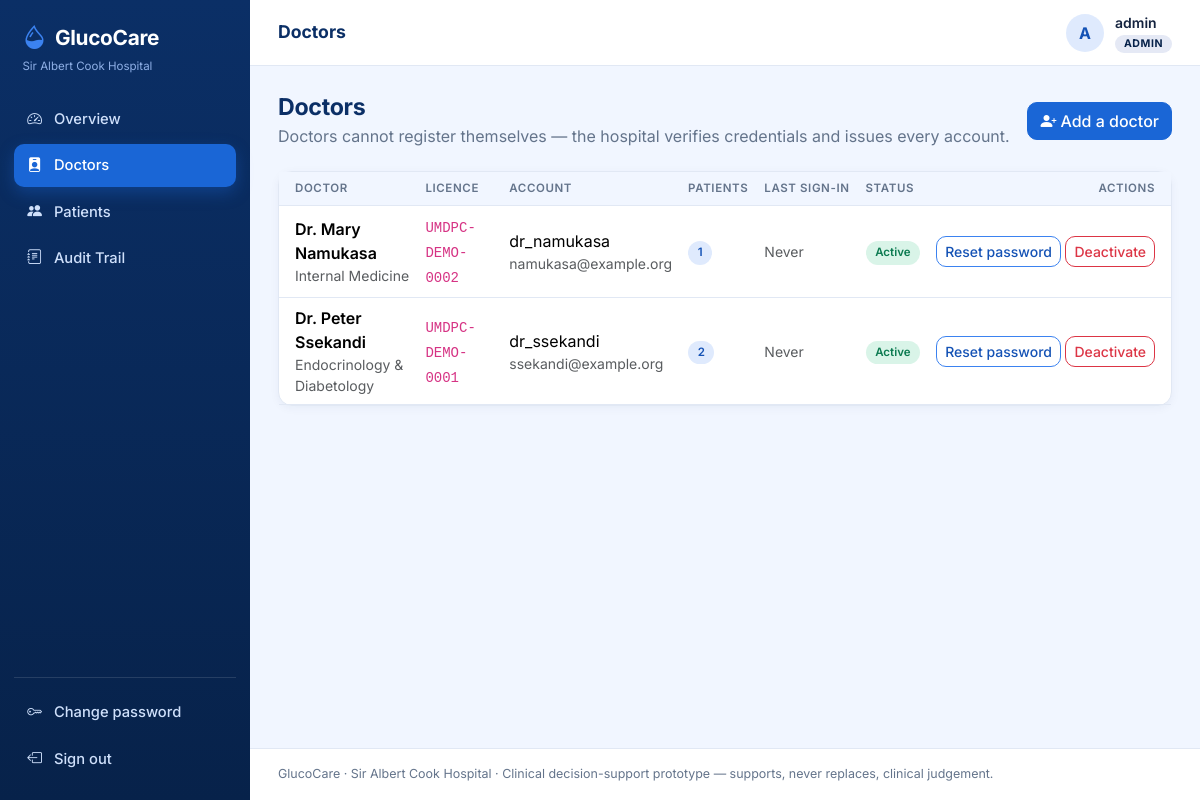
Screenshot of /admin/manage_clinicians.php (signed in) with the database file from the repository.
### tables this page shows
CREATE TABLE IF NOT EXISTS `clinicians` (
    `clinician_id` INT AUTO_INCREMENT PRIMARY KEY,
    `user_id` INT NOT NULL UNIQUE,
    `full_name` VARCHAR(100) NOT NULL,
    `specialization` VARCHAR(100) NOT NULL,
    `license_no` VARCHAR(50) NOT NULL UNIQUE,
    CONSTRAINT `fk_clinicians_user` FOREIGN KEY (`user_id`) REFERENCES `users`(`user_id`) ON DELETE CASCADE
);

CREATE TABLE IF NOT EXISTS `users` (
    `user_id` INT AUTO_INCREMENT PRIMARY KEY,
    `username` VARCHAR(50) NOT NULL UNIQUE,
    `password_hash` VARCHAR(255) NOT NULL,
    `role` ENUM('patient','clinician','admin') NOT NULL,
    `email` VARCHAR(100) NOT NULL UNIQUE,
    `is_active` TINYINT(1) NOT NULL DEFAULT 1,
    `must_change_password` TINYINT(1) NOT NULL DEFAULT 0,
    `last_login_at` TIMESTAMP NULL DEFAULT NULL,
    `created_at` TIMESTAMP DEFAULT CURRENT_TIMESTAMP
);

### includes/functions.php (called while the page is built, shortened)
<?php
function e($value): string
{
    return htmlspecialchars((string)$value, ENT_QUOTES, 'UTF-8');
}

### admin/manage_clinicians.php (the view, shortened to what this page needs)
<?php
$pdo = get_db_connection();
$doctors = $pdo->query('
    SELECT c.*, u.username, u.email, u.is_active, u.last_login_at,
           (SELECT COUNT(*) FROM patients p WHERE p.clinician_id = c.clinician_id) AS patient_count
    FROM clinicians c JOIN users u ON u.user_id = c.user_id ORDER BY c.full_name')->fetchAll();
require __DIR__ . '/../includes/header.php';
?>
<div class="page-head">
    <div><h2>Doctors</h2><p>Doctors cannot register themselves — the hospital verifies credentials and issues every account.</p></div>
    <button class="btn btn-primary" data-bs-toggle="collapse" data-bs-target="#addDoctor"><i class="bi bi-person-plus-fill me-1"></i>Add a doctor</button>
</div>
<div class="card">
    <div class="table-responsive">
        <table class="table table-hover mb-0">
            <thead><tr><th class="ps-3">Doctor</th><th>Licence</th><th>Account</th><th>Patients</th><th>Last sign-in</th><th>Status</th><th class="text-end pe-3">Actions</th></tr></thead>
            <tbody>
            <?php foreach ($doctors as $d): ?>
                <tr>
                    <td class="ps-3"><div class="fw-semibold"><?= e($d['full_name']) ?></div><div class="small text-muted"><?= e($d['specialization']) ?></div></td>
                    <td><code><?= e($d['license_no']) ?></code></td>
                    <td><div><?= e($d['username']) ?></div><div class="small text-muted"><?= e($d['email']) ?></div></td>
                    <td><span class="chip"><?= (int)$d['patient_count'] ?></span></td>
                    <td class="small text-muted"><?= $d['last_login_at'] ? e(date('d M Y, H:i', strtotime($d['last_login_at']))) : 'Never' ?></td>
                    <td><?= $d['is_active'] ? '<span class="chip chip-ok">Active</span>' : '<span class="chip chip-muted">Deactivated</span>' ?></td>
                    <td class="text-end pe-3 text-nowrap">
                        <form method="post" class="d-inline" onsubmit="return confirm('Reset this doctor\'s password?')">
                            <button class="btn btn-sm btn-outline-primary">Reset password</button>
                        </form>
                        <form method="post" class="d-inline" onsubmit="return confirm('Change this doctor\'s access?')">
                            <button class="btn btn-sm <?= $d['is_active'] ? 'btn-outline-danger' : 'btn-outline-success' ?>"><?= $d['is_active'] ? 'Deactivate' : 'Activate' ?></button>
                        </form>
                    </td>
                </tr>
            <?php endforeach; ?>
            </tbody>
        </table>
    </div>
</div>
<?php require __DIR__ . '/../includes/footer.php'; ?>

### assets/css/style.css (style rules this page uses)
:root { --blue-950: #07224a; --blue-900: #0b2f66; --blue-800: #0f3f87; --blue-700: #1452b5; --blue-600: #1a66d6; --blue-500: #3b82f0; --blue-200: #bfd7fb; --blue-100: #dfeafd; --blue-50: #f1f6ff; --ink: #14233f; --muted: #64748b; --line: #e1e8f4; --ok: #12a06b; --warn: #e8a317; --danger: #d9435b; --radius: 14px; --bs-primary: var(--blue-600); --bs-primary-rgb: 26, 102, 214; --bs-link-color: var(--blue-700); --bs-link-hover-color: var(--blue-900); --bs-body-font-family: 'Inter', system-ui, -apple-system, 'Segoe UI', Roboto, sans-serif; --bs-body-color: var(--ink); }
body { background: var(--blue-50); color: var(--ink); font-family: var(--bs-body-font-family); }
.btn-primary { --bs-btn-bg: var(--blue-600); --bs-btn-border-color: var(--blue-600); --bs-btn-hover-bg: var(--blue-700); --bs-btn-hover-border-color: var(--blue-700); --bs-btn-active-bg: var(--blue-800); --bs-btn-active-border-color: var(--blue-800); }
.btn-outline-primary { --bs-btn-color: var(--blue-700); --bs-btn-border-color: var(--blue-500); --bs-btn-hover-bg: var(--blue-600); --bs-btn-hover-border-color: var(--blue-600); }
.btn { border-radius: 10px; font-weight: 500; }
.card { border: 1px solid var(--line); border-radius: var(--radius); box-shadow: 0 2px 10px rgba(11,47,102,.05); background: #fff; }
.page-head { display: flex; flex-wrap: wrap; align-items: center; justify-content: space-between; gap: 1rem; margin-bottom: 1.4rem; }
.page-head h2 { font-size: 1.45rem; font-weight: 700; color: var(--blue-900); margin: 0; letter-spacing: -.3px; }
.page-head p { margin: .15rem 0 0; color: var(--muted); }
.table { --bs-table-bg: transparent; }
.table thead th { font-size: .72rem; text-transform: uppercase; letter-spacing: .6px; color: var(--muted); font-weight: 600; background: var(--blue-50); border-bottom: 1px solid var(--line); white-space: nowrap; }
.table td { vertical-align: middle; border-color: var(--line); }
.chip { display: inline-block; padding: .2rem .6rem; border-radius: 20px; font-size: .72rem; font-weight: 600; background: var(--blue-100); color: var(--blue-700); }
.chip-ok { background: #d9f4e8; color: #0b7a50; }

### rows the page displays
clinicians: full_name "Dr. Mary Namukasa", specialization "Internal Medicine", license_no "UMDPC-DEMO-0002", user.username "dr_namukasa", user.email "namukasa@example.org", patient_count "1"
clinicians: full_name "Dr. Peter Ssekandi", specialization "Endocrinology & Diabetology", license_no "UMDPC-DEMO-0001", user.username "dr_ssekandi", user.email "ssekandi@example.org", patient_count "2"

### other values shown
APP_NAME "GlucoCare"
HOSPITAL_NAME "Sir Albert Cook Hospital"
$label "Overview"
$label "Doctors"
$label "Patients"
$label "Audit Trail"
$page_title "Doctors"
substr($user['full_name'], 0, 1) "A"
$user['full_name'] "admin"
$user['role'] "ADMIN"
